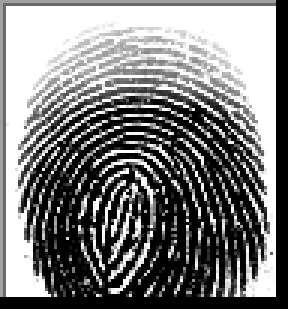
#> input picture Fingerprint/dataset/FingerPrints/1__M_Left_index_finger.BMP, 96 x 103 px (shown 3 times larger); its folder holds only this picture in this run
$ python -i finger_recognition.py   (imports and definitions only)   (older library calls are emulated)
#> lines starting #> are read from the running program, lines starting #| are printed output that depends on the picture
#> further down, picture is the input picture: shape (103, 96, 3); min 0, max 255, mean 125.1
import cv2
import os
import tkinter as tk
from tkinter import *
from PIL import ImageTk, Image
from findRecords import record1


# [22 lines left out: function notFound, not called in this run]


def preprocess_image(image_path):
    # Read the image
    img = cv2.imread(image_path)
    # Resize the image to a standard size
    img = cv2.resize(img, (300, 300))
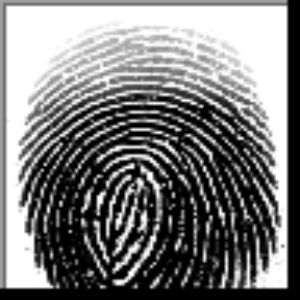
#> img: shape (300, 300, 3); min 0, max 255, mean 125
    # Convert the image to grayscale
    gray = cv2.cvtColor(img, cv2.COLOR_BGR2GRAY)
    return gray

# [5 lines left out: function enhance_image, not called in this run]

def extract_features(image):
    # Create SIFT detector
    sift = cv2.SIFT_create()
    # Detect keypoints and compute descriptors
    keypoints, descriptors = sift.detectAndCompute(image, None)
#> keypoints = 1483 keypoints; strongest (x, y, size): (119, 282, 5.2), (274, 275, 18), (100, 199, 5.3), (153, 238, 4.5)
    return keypoints, descriptors

# [11 lines left out: function match_features, not called in this run]

def calculate_accuracy(good_matches, keypoints1, keypoints2):
    accuracy = (len(good_matches) / min(len(keypoints1), len(keypoints2))) * 100
    return min(accuracy, 100)  # Ensure accuracy is within 100%

def finger_recognition(test_image):
    # Load dataset of fingerprint images
    dataset_folder = 'C:/hackathon/SIH/Fingerprint/dataset/FingerPrints'
    dataset_images = []
    dataset_descriptors = []
    dataset_filenames = []  # List to store filenames
    for file in os.listdir(dataset_folder):
        image_path = os.path.join(dataset_folder, file)
        img = preprocess_image(image_path)
        # img = enhance_image(img)  # Enhance image quality
        dataset_images.append(img)
        keypoints, descriptors = extract_features(img)
        dataset_descriptors.append(descriptors)
        dataset_filenames.append(file)  # Store filename

    # Load test image
    test_image_path = test_image
    test_img = preprocess_image(test_image_path)
    test_img = enhance_image(test_img)  # Enhance image quality
    test_keypoints, test_descriptors = extract_features(test_img)

    best_match_accuracy = 0
    best_match_index = -1

    # Match features between test image and dataset images
    for i, descriptor in enumerate(dataset_descriptors):
        good_matches = match_features(descriptor, test_descriptors)
        accuracy = calculate_accuracy(good_matches, test_keypoints, dataset_images[i])
        if accuracy > best_match_accuracy:
            best_match_accuracy = accuracy
            best_match_index = i

    # Display best matching fingerprint and accuracy
    if best_match_index != -1 and best_match_accuracy > 38:
        best_match_image = dataset_images[best_match_index]
        best_match_filename = dataset_filenames[best_match_index]  # Get filename
        print("Fingerprint recognized with filename:", best_match_filename)  # Print filename
        # print("Accuracy:", best_match_accuracy)

        split_name = best_match_filename.split("_")
        full_name = split_name[0]
        print("Full Name:", full_name)

        record1(full_name,best_match_accuracy)
        # [6 lines of commented-out code are left out]

    else:
        print("Fingerprint not recognized.")
        notFound()

# if __name__ == "__main__":
#     # folder_path = ('C:/Users/sih/Fingerprint/dataset/train')
#     # test_image = ('C:/Users/sih/Fingerprint/dataset/test2/papa_test.bmp')
#     # finger_recognition(test_image)
#     notFound()

>>> import cv2
>>> picture = cv2.imread('../dataset/FingerPrints/1__M_Left_index_finger.BMP')
#> (the run stopped early here; a loop or call above may not have finished)

$ run again, on Fingerprint/dataset/FingerPrints/3__M_Left_index_finger.BMP
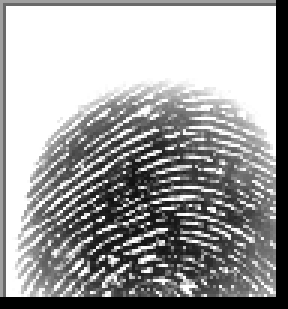
#> input picture Fingerprint/dataset/FingerPrints/3__M_Left_index_finger.BMP, 96 x 103 px (shown 3 times larger)
#> picture is the input picture: shape (103, 96, 3); min 0, max 255, mean 160.2
#> in preprocess_image, `img = cv2.resize(img, (300, 300))`:
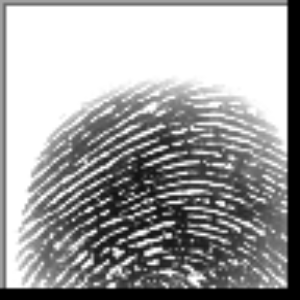
#> img: shape (300, 300, 3); min 0, max 255, mean 160.1
#> in extract_features, `keypoints, descriptors = sift.detectAndCompute(image, None)`: keypoints = 1198 keypoints; strongest (x, y, size): (112, 285, 4.5), (169, 236, 4.2), (195, 279, 10.3), (141, 233, 4.6)

$ run again, on Fingerprint/dataset/FingerPrints/4__M_Left_index_finger.BMP
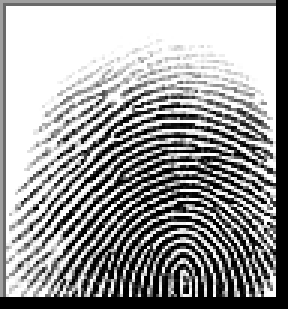
#> input picture Fingerprint/dataset/FingerPrints/4__M_Left_index_finger.BMP, 96 x 103 px (shown 3 times larger)
#> picture is the input picture: shape (103, 96, 3); min 0, max 255, mean 156
#> in preprocess_image, `img = cv2.resize(img, (300, 300))`:
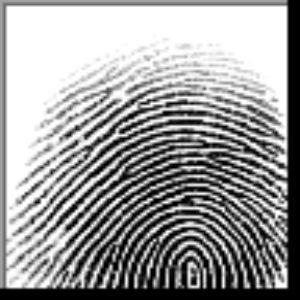
#> img: shape (300, 300, 3); min 0, max 255, mean 155.9
#> in extract_features, `keypoints, descriptors = sift.detectAndCompute(image, None)`: keypoints = 1595 keypoints; strongest (x, y, size): (37, 202, 4), (281, 284, 7.8), (284, 173, 5.1), (283, 158, 6.2)

$ run again, on Fingerprint/dataset/FingerPrints/1__M_Left_little_finger.BMP
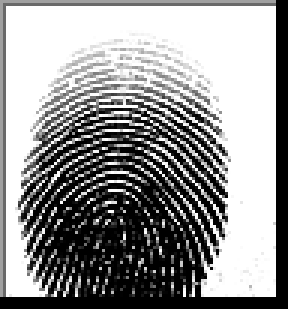
#> input picture Fingerprint/dataset/FingerPrints/1__M_Left_little_finger.BMP, 96 x 103 px (shown 3 times larger)
#> picture is the input picture: shape (103, 96, 3); min 0, max 255, mean 148
#> in preprocess_image, `img = cv2.resize(img, (300, 300))`:
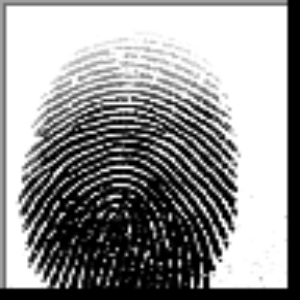
#> img: shape (300, 300, 3); min 0, max 255, mean 148
#> in extract_features, `keypoints, descriptors = sift.detectAndCompute(image, None)`: keypoints = 1517 keypoints; strongest (x, y, size): (116, 205, 3.2), (201, 285, 3.6), (57, 286, 3.4), (224, 202, 3.7)
